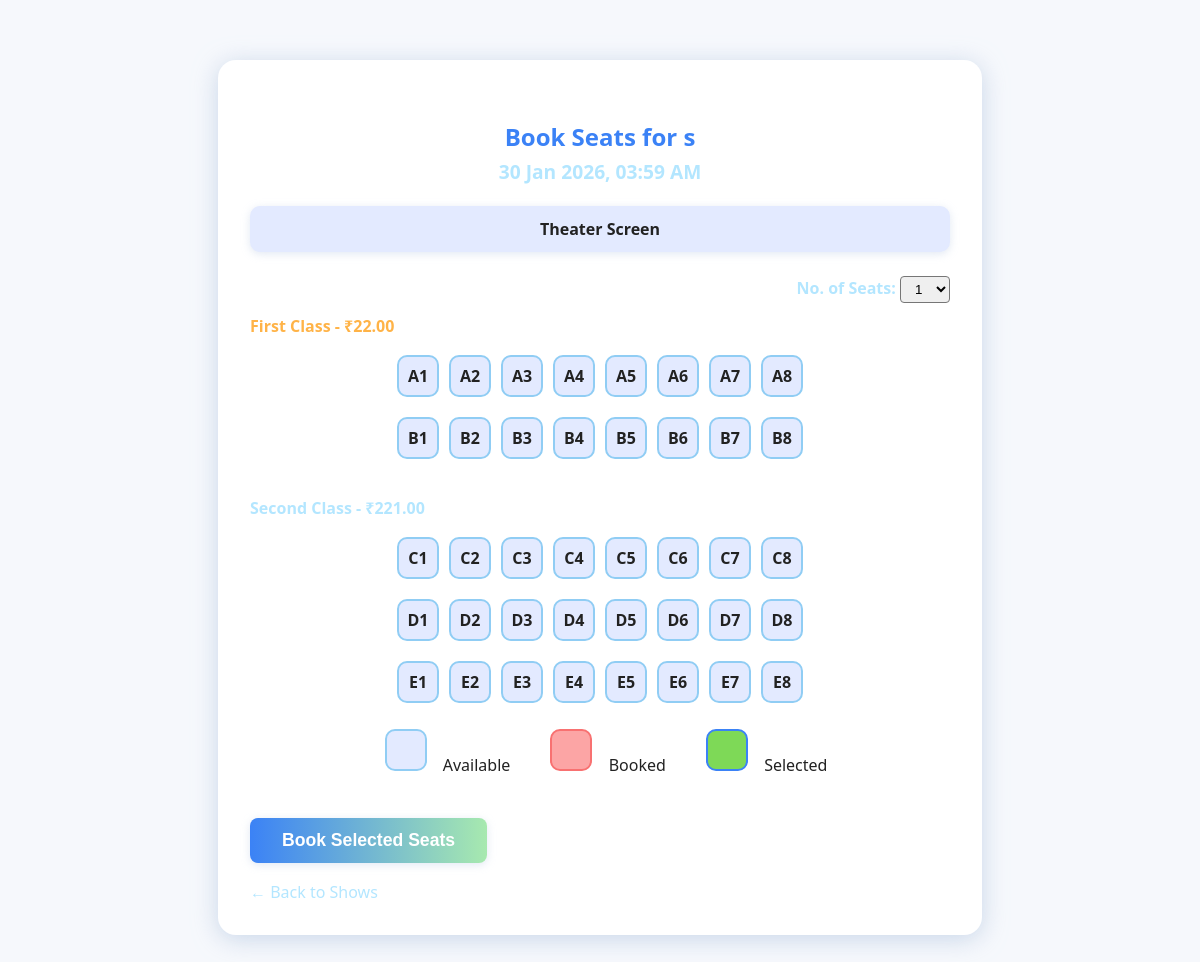
Screenshot of /book/1 with the database file from the repository.
### app/models.py (models this page shows)
class Movie(db.Model):
	id = db.Column(db.Integer, primary_key=True)
	title = db.Column(db.String(100), nullable=False)
	description = db.Column(db.Text, nullable=True)
	shows = db.relationship('Show', backref='movie', lazy=True)

class Show(db.Model):
	id = db.Column(db.Integer, primary_key=True)
	movie_id = db.Column(db.Integer, db.ForeignKey('movie.id'), nullable=False)
	show_time = db.Column(db.DateTime, nullable=False)
	ticket_price_first = db.Column(db.Float, nullable=False)
	ticket_price_second = db.Column(db.Float, nullable=False)
	seats = db.relationship('Seat', backref='show', lazy=True)
	bookings = db.relationship('Booking', backref='show', lazy=True)

### app/routes.py (the view, shortened to what this page needs)
@app.route('/book/<int:show_id>', methods=['GET', 'POST'])
def book_show(show_id):
    show = Show.query.get_or_404(show_id)
    movie = show.movie
    rows = ['A','B','C','D','E']
    seats_per_row = 8
    all_seats = [f"{row}{num}" for row in rows for num in range(1, seats_per_row+1)]
    booked_seats = set(seat.seat_number for seat in show.seats if seat.is_booked)
    return render_template('book_show.html', show=show, movie=movie, all_seats=all_seats, booked_seats=booked_seats)

### app/templates/book_show.html (shortened to what this page needs)
<!DOCTYPE html>
<html lang="en">
<head>
</head>
<body>
    <div class="container">
        <h2>Book Seats for {{ movie.title }}<br><span style="font-size:0.8em; color:#b3e6ff;">{{ show.show_time.strftime('%d %b %Y, %I:%M %p') }}</span></h2>
        <div class="screen">Theater Screen</div>
        <form method="POST" id="seats-form">
            <div style="text-align:right; margin-bottom:12px;">
                <label for="num_seats" style="color:#b3e6ff; font-weight:bold;">No. of Seats:</label>
                <select id="num_seats" name="num_seats" style="padding:4px 10px; border-radius:4px;">
                    {% for i in range(1,6) %}
                    <option value="{{ i }}">{{ i }}</option>
                    {% endfor %}
                </select>
            </div>
            <div class="seats">
                <div style="width:100%; text-align:left; margin-bottom:6px; color:#ffb347; font-weight:bold;">
                    First Class - ₹{{ '%.2f'|format(show.ticket_price_first) }}
                </div>
                {% for row in ['A','B'] %}
                <div class="row">
                    {% for num in range(1,9) %}
                        {% set seat_num = row ~ num %}
                        {% set booked = seat_num in booked_seats %}
                        <label class="seat{% if booked %} booked{% endif %}" title="{{ seat_num }}">
                            {{ seat_num }}
                        </label>
                    {% endfor %}
                </div>
                {% endfor %}
                <div style="width:100%; text-align:left; margin:18px 0 6px; color:#b3e6ff; font-weight:bold;">
                    Second Class - ₹{{ '%.2f'|format(show.ticket_price_second) }}
                </div>
                {% for row in ['C','D','E'] %}
                <div class="row">
                    {% for num in range(1,9) %}
                        {% set seat_num = row ~ num %}
                        {% set booked = seat_num in booked_seats %}
                        <label class="seat{% if booked %} booked{% endif %}" title="{{ seat_num }}">
                            {{ seat_num }}
                        </label>
                    {% endfor %}
                </div>
                {% endfor %}
            </div>
            <div class="legend">
                <span><span class="seat"></span> Available</span>
                <span><span class="seat booked"></span> Booked</span>
                <span><span class="seat selected"></span> Selected</span>
            </div>
            <button type="submit">Book Selected Seats</button>
        </form>
        <a href="/movies/{{ show.show_time.strftime('%d %b %Y') }}" style="color:#b3e6ff; text-decoration:none; display:block; margin-top:18px;">&#8592; Back to Shows</a>
    </div>
</body>
</html>

### app/templates/book_show.html (style rules this page uses)
body { font-family: 'Segoe UI', Arial, sans-serif; background: #f6f8fc; color: #222; margin: 0; }
.container { max-width: 700px; margin: 60px auto; background: #fff; border-radius: 18px; box-shadow: 0 4px 24px #b3c6e0aa; padding: 40px 32px 32px 32px; }
h2 { color: #3b82f6; text-align: center; }
.screen { background: #e3eaff; color: #222; text-align: center; padding: 12px; border-radius: 10px; margin-bottom: 24px; font-weight: bold; box-shadow: 0 2px 8px #b3c6e066; }
.seats { display: flex; flex-direction: column; align-items: center; gap: 12px; }
.row { display: flex; gap: 10px; margin-bottom: 8px; }
.seat { width: 38px; height: 38px; background: #e3eaff; border: 2px solid #90cdf4; border-radius: 10px; color: #222; display: flex; align-items: center; justify-content: center; cursor: pointer; font-weight: bold; transition: background 0.2s, color 0.2s, border 0.2s; }
.seat.booked { background: #fca5a5; border-color: #f87171; color: #aaa; cursor: not-allowed; position: relative; }
.seat.selected { background: #7ed957; color: #222; border-color: #3b82f6; }
.legend { margin: 18px 0; text-align: center; }
.legend span { display: inline-block; margin: 0 12px; }
button { background: linear-gradient(90deg, #3b82f6 0%, #a7e9af 100%); color: #fff; border: none; padding: 12px 32px; border-radius: 8px; font-weight: bold; cursor: pointer; transition: background 0.2s, color 0.2s; margin-top: 24px; font-size: 1.1em; box-shadow: 0 2px 8px #b3c6e066; }
a { color: #3b82f6; text-decoration: none; }

### rows the page displays
Movie: title "s"
Show: show_time "30 Jan 2026, 03:59 AM", ticket_price_first "22.00", ticket_price_second "221.00"

### other values shown
{{ seat_num }} "A1" "A2" "A3" "A4" "A5" "A6" "A7" "A8" "B1" "B2" "B3" "B4" "B5" "B6" "B7" "B8"
{{ seat_num }} "C1" "C2" "C3" "C4" "C5" "C6" "C7" "C8" "D1" "D2" "D3" "D4" "D5" "D6" "D7" "D8" "E1" "E2" "E3" "E4" "E5" "E6" "E7" "E8"
form field num_seats "1"
